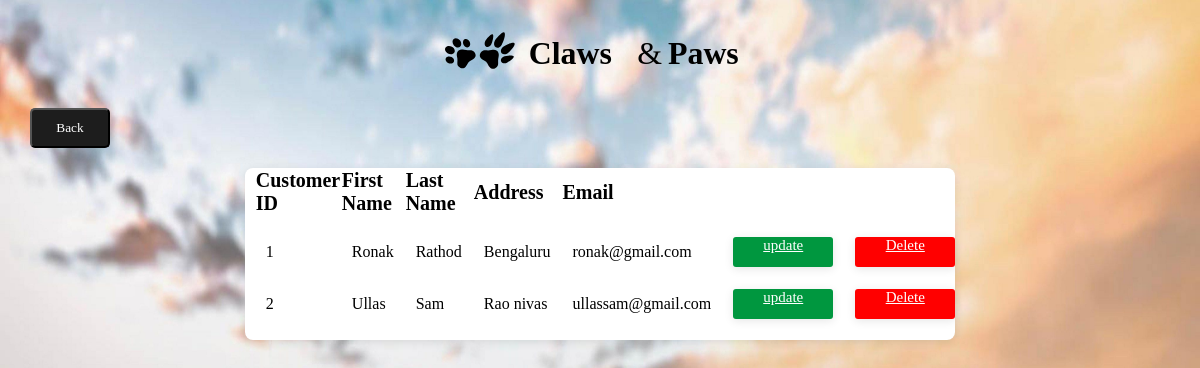
Screenshot of /viewcustomer.php with the database file from the repository.
### tables this page shows
CREATE TABLE `customer` (
  `c_id` int(11) NOT NULL,
  `fname` varchar(20) NOT NULL,
  `lname` varchar(20) NOT NULL,
  `c_address` varchar(60) NOT NULL,
  `c_email` varchar(40) NOT NULL,
  `c_pwd` varchar(20) NOT NULL
);

### viewcustomer.php (the view, shortened to what this page needs)
<html lang="en" dir="ltr">
    <head>
        <link rel="stylesheet" href="viewcustomer.css">
    </head>
    <body class="bg">
        <center>
            <header>
            <img class="img" height="100px" width="310px" alt="" src="logo FL final.svg">
            <div class="btn">
                <input  type="button" value="Back" onclick="window.location.href='admindashboard.php';"/>
            </div>
            </header>
            <div class="card">
                    <div>
                    <form action="" method="POST" enctype="multipart/form-data">
                    <table class="table">
                        <tr>
                            <th scope="col">Customer ID</th>
                            <th scope="col">First Name</th>
                            <th scope="col">Last Name</th>
                            <th scope="col">Address</th>
                            <th scope="col">Email</th>
                            <th></th>
                        </tr>
                    <?php
                    $conn = new mysqli("localhost", "root", "", "petstore");
                    $query = "SELECT * FROM customer";
                    $query_run = mysqli_query($conn,$query);
                    while ($row = mysqli_fetch_assoc($query_run))
                    {
                    ?>
                        <tr>
                                <td><?php echo $row['c_id']; ?> </td>
                                <td><?php echo $row['fname']; ?> </td>
                                <td><?php echo $row['lname']; ?></td>
                                <td><?php echo $row['c_address']; ?></td>
                                <td><?php echo $row['c_email']; ?></td>
                                <td> <a href="http://localhost/petstore/uc.php?c_id=<?php echo $row["c_id"]; ?>" class="button1">update</a></td>
                                <td> <a href="http://localhost/petstore/deletecustomeradmin.php?c_id=<?php echo $row["c_id"]; ?>" class="button">Delete</a></td>
                        </tr>
                    <?php
                    }
                    ?>
                    </div>
            </div>
        </center>
    </body>
</html>

### viewcustomer.css (style rules this page uses)
.bg { background-image: url(bg3.jpg); background-repeat: no-repeat; background-attachment: fixed; background-size: 100% 110%; }
.card { border-radius: 8px; background-color: #ffffff; background-repeat: no-repeat; background-position: center; width: 60%; height: auto; box-shadow: 0 2px 10px rgba(0, 0, 0, 0.10), 0 0px 0px rgba(0, 0, 0, 0.10); }
table,th,td { border: transparent; font-family: poppins; }
table { border-collapse:collapse; width:90%; height:14%; color:black; padding-left: 100px; }
th { text-align: left; font-size: 20px; }
td { text-align: left; border: solid 20px transparent; }
.btn > input { background-color: #1d1d1d; border-radius: 5px; color: #ffffff; text-align: center; font-family: poppins; line-height: 10px; width: 80px; height: 40px; margin-right: 1060px; margin-bottom: 20px; }
.button { border-radius: 3px; display: inline-block; border:none; text-align: center; color: #ffffff; font-family: poppins; width: 100px; height: 30px; font-size: 15px; transition: border .2s, background-color .2s; background-color: #ff0000; box-shadow: 0 2px 10px rgba(0, 0, 0, 0.10), 0 0px 0px rgba(0, 0, 0, 0.10); margin: 0; }
.button1 { border-radius: 3px; display: inline-block; border:none; text-align: center; color: #ffffff; font-family: poppins; width: 100px; height: 30px; font-size: 15px; transition: border .2s, background-color .2s; background-color: #00973f; box-shadow: 0 2px 10px rgba(0, 0, 0, 0.10), 0 0px 0px rgba(0, 0, 0, 0.10); margin: 0; }

### rows the page displays
customer: c_id "1", fname "Ronak", lname "Rathod", c_address "Bengaluru", c_email "ronak@gmail.com"
customer: c_id "2", fname "Ullas", lname "Sam", c_address "Rao nivas", c_email "ullassam@gmail.com"
